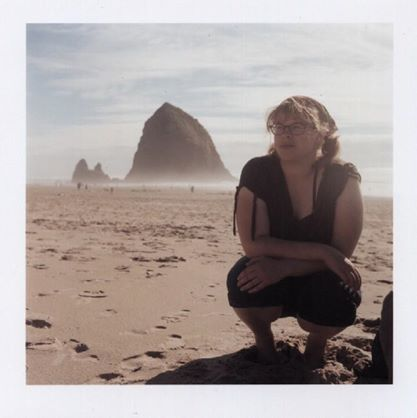
//> input picture test-images/cannon_beach.jpg, 417 x 418 px
$ ./colortransfer test-images/cannon_beach.jpg test-images/dan.jpg out.png   (built with g++ and OpenCV 4)
//> lines starting //> are read from the running program, lines starting //| are printed output that depends on the picture
#include <opencv2/opencv.hpp>
#include <iostream>

using namespace std;
using namespace cv;

#define fatalError(args...) \
  fprintf(stderr, args); \
  exit(1); \

/* global data */

// images
struct {
  Mat source, dest, transfer;
} images;

// windows
const string srcWin   = "Source Image";
const string dstWin   = "Original Target";
const string targWin  = "Modified Target";
const string controls = "Transfer Ratio";
const string readme   = "Instructions";

// trackbars
struct {
  string componentNames[3];
  int    componentVals[3];
} trackbars;

// mode
enum {
  NONE,
  LAB,
  RGB,
  HSV,
  XYZ
} currentMode = NONE;

/* color transfer function */
void colorTransfer() {
  int forwardConversion;
  int backwardConversion;

  switch (currentMode) {
    case LAB:
      forwardConversion = CV_BGR2Lab;
      backwardConversion = CV_Lab2BGR;
      break;
    case RGB:
      forwardConversion = CV_BGR2RGB;
      backwardConversion = CV_RGB2BGR;
      break;
    case HSV:
      forwardConversion = CV_BGR2HSV;
      backwardConversion = CV_HSV2BGR;
      break;
    case XYZ:
      forwardConversion = CV_BGR2XYZ;
      backwardConversion = CV_XYZ2BGR;
      break;
    default:
      forwardConversion = CV_BGR2Lab;
      backwardConversion = CV_Lab2BGR;
      break;
  }

  Mat subspaceSrc, subspaceDst, subspaceTransfer;

  /* convert images to colorspace used for transfer */
  cvtColor(images.source, subspaceSrc, forwardConversion);
  cvtColor(images.dest, subspaceDst, forwardConversion);

  /* convert to floating point */
  subspaceSrc.convertTo(subspaceSrc, CV_32FC3);
  subspaceDst.convertTo(subspaceDst, CV_32FC3);

  /* convert to log space */
  log(subspaceSrc, subspaceSrc);
  log(subspaceDst, subspaceDst);

  /* compute statistics */
  vector<double> srcAvgs, srcDevs, dstAvgs, dstDevs;
  meanStdDev(subspaceSrc, srcAvgs, srcDevs);
  meanStdDev(subspaceDst, dstAvgs, dstDevs);

  /* split into indiv. channels */
  vector<Mat> srcComponents, dstComponents;
  split(subspaceSrc, srcComponents);
  split(subspaceDst, dstComponents);

  /* do the transfer */
  for(int component = 0; component < 3; component++) {
    double rate = (double)trackbars.componentVals[component] / 100.0;

    /* statistical transfer based on
     * http://www.cs.tau.ac.il/~turkel/imagepapers/ColorTransfer.pdf
     */
    Mat modifiedComponent =
        (srcDevs[component] / dstDevs[component])
      * (dstComponents[component] - dstAvgs[component])
      + srcAvgs[component];

    /* blend original with modified based on current (per-channel) rate */
    dstComponents[component] =
      dstComponents[component] * (1-rate) + modifiedComponent * rate;
  }

  /* merge modified components into multichannel image */
  merge(dstComponents, subspaceTransfer);

  /* raise back to linear space */
  exp(subspaceTransfer, subspaceTransfer);

  /* convert to integral space */
  subspaceTransfer.convertTo(subspaceTransfer, CV_8UC3);

  /* convert back to original colorspace */
  cvtColor(subspaceTransfer, images.transfer, backwardConversion);
}


/* trackbar callback / update function */
void updateTransfer() {

  colorTransfer();
  imshow(targWin, images.transfer);

}

/* keypress parser */
int changeMode(char keypress) {
  switch(keypress) {
    case 'r':
    case 'R':
      if (currentMode == RGB) return 1;
      currentMode = RGB;
      trackbars.componentNames[0] = "Red";
      trackbars.componentNames[1] = "Green";
      trackbars.componentNames[2] = "Blue";
      break;
    case 'l':
    case 'L':
      if (currentMode == LAB) return 1;
      currentMode = LAB;
      trackbars.componentNames[0] = "Luminance";
      trackbars.componentNames[1] = "Alpha";
      trackbars.componentNames[2] = "Beta";
      break;
    case 'h':
    case 'H':
      if (currentMode == HSV) return 1;
      currentMode = HSV;
      trackbars.componentNames[0] = "Hue";
      trackbars.componentNames[1] = "Saturation";
      trackbars.componentNames[2] = "Value";
      break;
    case 'x':
    case 'X':
      if (currentMode == XYZ) return 1;
      currentMode = XYZ;
      trackbars.componentNames[0] = "X";
      trackbars.componentNames[1] = "Y";
      trackbars.componentNames[2] = "Z";
      break;
    case 27: // escape
      return 0;
    default:
      return 1;
  }

  /* refresh trackbars on mode change */
  destroyWindow(controls);
  namedWindow(controls, WINDOW_NORMAL);
  moveWindow(controls, images.dest.cols + 10, images.dest.rows + 155);

  for(int i = 0; i < 3; ++i) {
    trackbars.componentVals[i] = 100;                    // Initial value
    createTrackbar( trackbars.componentNames[i]          // Trackbar name
                  , controls                             // Window
                  , &trackbars.componentVals[i]          // Value ptr
                  , 100                                  // Max value
                  , (void(*)(int, void*))updateTransfer  // Callback
                  );
  }

  resizeWindow(controls, 600, 125);

  // force transfer update
  updateTransfer();

  return 1;
}

int main(int argc, char ** argv) {
  if(argc < 3 || argc > 4) {
    fatalError(
      "\n"
      "Usage: %s reference-input-file target-input-file [output-file]\n"
      "\n"
      "Starts the color transfer GUI with the supplied reference and target.\n"
      "If output-file is supplied, it is overwritten with the current result\n"
      "of the transfer at the time the user quits the program.\n"
      "\n",
      argv[0]
    );
  }

  /* read in image data */
  images.source = imread(argv[1], -1);
  images.dest   = imread(argv[2], -1);
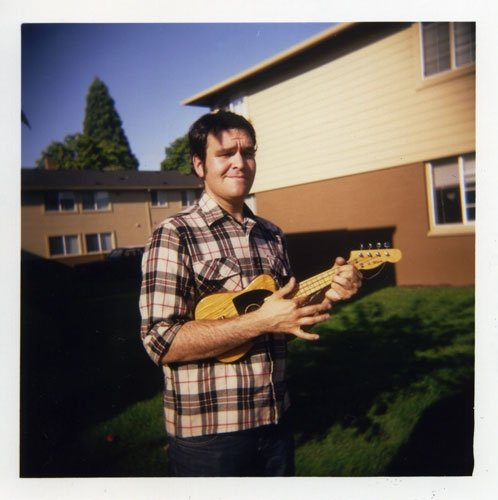
//> input picture test-images/dan.jpg, 498 x 500 px

  if ( images.source.empty() || images.dest.empty() ) {
    fatalError("Image data missing");
  } else if(images.source.channels() < 3 || images.dest.channels() < 3) {
    fatalError("One of source/dest may not be a color image");
  }

  /* create windows */
  namedWindow(srcWin,   WINDOW_AUTOSIZE);
  namedWindow(dstWin,   WINDOW_AUTOSIZE);
  namedWindow(targWin,  WINDOW_AUTOSIZE);
  namedWindow(controls, WINDOW_NORMAL);
  namedWindow(readme,   WINDOW_AUTOSIZE);

  /* move windows */
  moveWindow(srcWin, 0, 0);
  moveWindow(dstWin, images.source.cols + 10, 0);
  moveWindow(targWin, 0, images.dest.rows + 50);
  moveWindow(readme, images.dest.cols + 10, images.dest.rows + 200);

  /* create "readme" window */

  #define NUMLINES 4
  const char * textlines[NUMLINES] =  {
    "Keymap:"
  , "'L' -> LAB, 'R' -> RGB"
  , "'H' -> HSV, 'X' -> XYZ"
  , "ESC -> Save and Exit"
  };

  Mat text(25 * (NUMLINES + 1), 225, CV_8UC1, Scalar(255));

  for(int i = 0, x = 25; i < NUMLINES; i += 1, x += 25) {
    putText(text, textlines[i], Point(10, x), FONT_HERSHEY_PLAIN, 0.75, 0);
  }


  /* show originals and readme */
  imshow(srcWin, images.source);
  imshow(dstWin, images.dest);
  imshow(readme, text);

  /* initial space: LAB */
  changeMode('l');
//> in updateTransfer, `imshow(targWin, images.transfer);`:
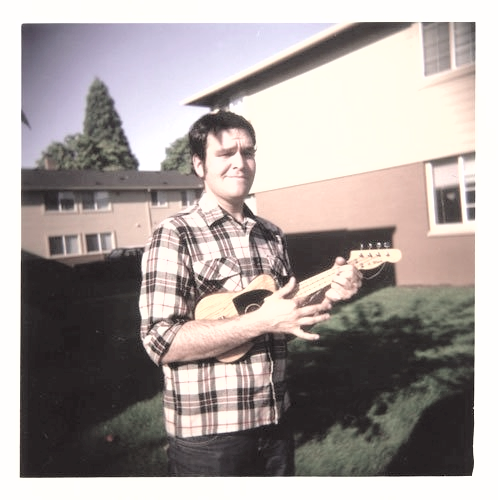
//> window 'Modified Target': 500 rows x 498 cols, CV_8UC3; mean B, G, R 156.7, 159.2, 167.3

  /* change modes on key press */
  while(changeMode(waitKey(0)));
//> the 'x' key is pressed
//> in updateTransfer (call 2), `imshow(targWin, images.transfer);`:
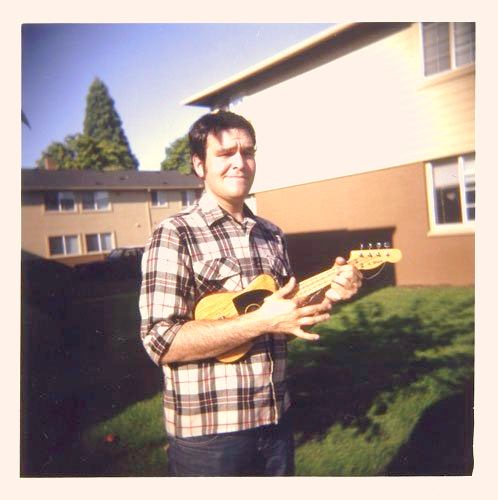
//> window 'Modified Target': 500 rows x 498 cols, CV_8UC3; mean B, G, R 146.3, 153.8, 169.6
//> the Esc key is pressed

  /* clean up */
  destroyAllWindows();
  if(argc == 4) {
    imwrite(argv[3], images.transfer);
  }
  return 0;
}
